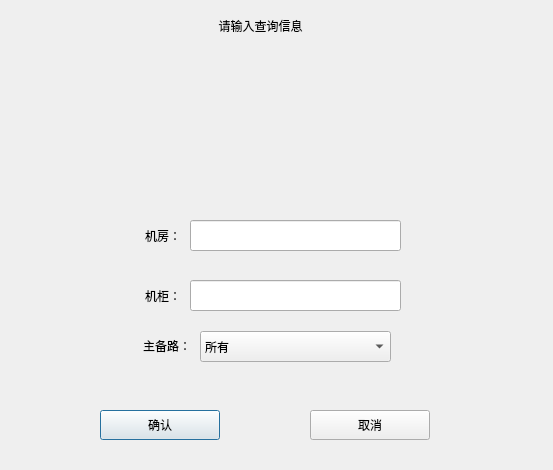
<?xml version="1.0" encoding="UTF-8"?>
<ui version="4.0">
 <class>Log_CabHrsQueryDlg</class>
 <widget class="QDialog" name="Log_CabHrsQueryDlg">
  <property name="geometry">
   <rect>
    <x>0</x>
    <y>0</y>
    <width>553</width>
    <height>470</height>
   </rect>
  </property>
  <property name="windowTitle">
   <string>Dialog</string>
  </property>
  <widget class="QPushButton" name="okBtn">
   <property name="geometry">
    <rect>
     <x>100</x>
     <y>410</y>
     <width>120</width>
     <height>30</height>
    </rect>
   </property>
   <property name="text">
    <string>确认</string>
   </property>
  </widget>
  <widget class="QLabel" name="label_4">
   <property name="geometry">
    <rect>
     <x>100</x>
     <y>330</y>
     <width>91</width>
     <height>31</height>
    </rect>
   </property>
   <property name="text">
    <string>主备路：</string>
   </property>
   <property name="alignment">
    <set>Qt::AlignRight|Qt::AlignTrailing|Qt::AlignVCenter</set>
   </property>
  </widget>
  <widget class="QLabel" name="label_2">
   <property name="geometry">
    <rect>
     <x>90</x>
     <y>220</y>
     <width>91</width>
     <height>31</height>
    </rect>
   </property>
   <property name="text">
    <string>机房：</string>
   </property>
   <property name="alignment">
    <set>Qt::AlignRight|Qt::AlignTrailing|Qt::AlignVCenter</set>
   </property>
  </widget>
  <widget class="QPushButton" name="quitBtn">
   <property name="geometry">
    <rect>
     <x>310</x>
     <y>410</y>
     <width>120</width>
     <height>30</height>
    </rect>
   </property>
   <property name="text">
    <string>取消</string>
   </property>
  </widget>
  <widget class="QLabel" name="label">
   <property name="geometry">
    <rect>
     <x>190</x>
     <y>10</y>
     <width>141</width>
     <height>31</height>
    </rect>
   </property>
   <property name="text">
    <string>请输入查询信息</string>
   </property>
   <property name="alignment">
    <set>Qt::AlignCenter</set>
   </property>
  </widget>
  <widget class="QComboBox" name="roadCmb">
   <property name="geometry">
    <rect>
     <x>200</x>
     <y>331</y>
     <width>191</width>
     <height>31</height>
    </rect>
   </property>
   <item>
    <property name="text">
     <string>所有</string>
    </property>
   </item>
   <item>
    <property name="text">
     <string>统计</string>
    </property>
   </item>
   <item>
    <property name="text">
     <string>主路</string>
    </property>
   </item>
   <item>
    <property name="text">
     <string>备路</string>
    </property>
   </item>
  </widget>
  <widget class="QLineEdit" name="cabEdit">
   <property name="geometry">
    <rect>
     <x>190</x>
     <y>280</y>
     <width>211</width>
     <height>31</height>
    </rect>
   </property>
  </widget>
  <widget class="QLineEdit" name="roomEdit">
   <property name="geometry">
    <rect>
     <x>190</x>
     <y>220</y>
     <width>211</width>
     <height>31</height>
    </rect>
   </property>
  </widget>
  <widget class="QWidget" name="dateWid" native="true">
   <property name="geometry">
    <rect>
     <x>70</x>
     <y>59</y>
     <width>450</width>
     <height>120</height>
    </rect>
   </property>
  </widget>
  <widget class="QLabel" name="label_3">
   <property name="geometry">
    <rect>
     <x>90</x>
     <y>280</y>
     <width>91</width>
     <height>31</height>
    </rect>
   </property>
   <property name="text">
    <string>机柜：</string>
   </property>
   <property name="alignment">
    <set>Qt::AlignRight|Qt::AlignTrailing|Qt::AlignVCenter</set>
   </property>
  </widget>
 </widget>
 <resources/>
 <connections/>
</ui>
